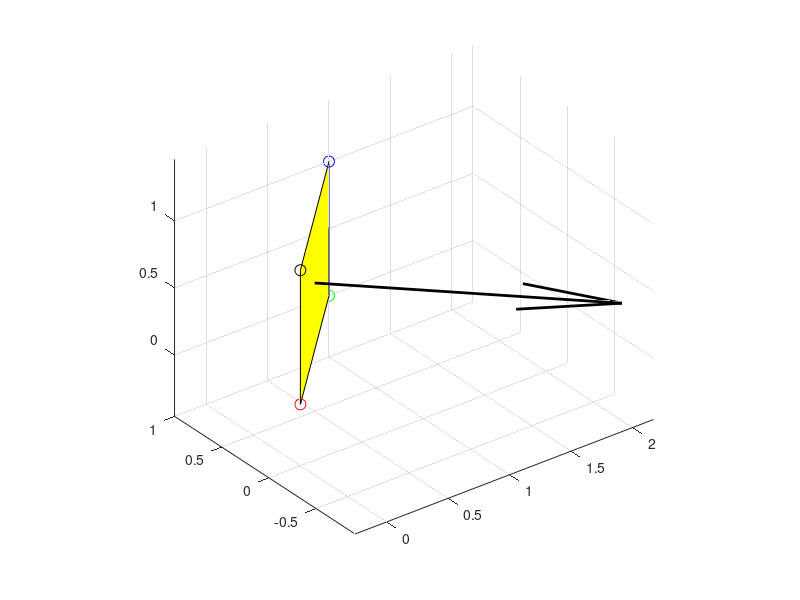

Reproduce this figure in MATLAB.
%%Task 2
a = [0,0,0];
b = [1,1,0];
c = [1,1,1];
d = [0,0,1];

ab = b - a;
ad = d - a;

n = cross(ab, ad);
n_norm = n/norm(n);
C = (a+b+c+d)/4;

figure;
hold on;
grid on;
axis equal;

fill3([a(1),b(1),c(1),d(1)],[a(2),b(2),c(2),d(2)],[a(3),b(3),c(3),d(3)],'y');

plot3(0,0,0, a(1), a(2), a(3), 'ro', 'MarkerSize',8);
plot3(0,0,0, b(1), b(2), b(3), 'go', 'MarkerSize',8);
plot3(0,0,0 ,c(1), c(2), c(3), 'bo', 'MarkerSize',8);
plot3(0,0,0 ,d(1), d(2), d(3), 'ko', 'MarkerSize',8);

quiver3(C(1),C(2),C(3),n_norm(1),n_norm(2),n_norm(3),2,'k','LineWidth',2);

area = 0.5*n;
